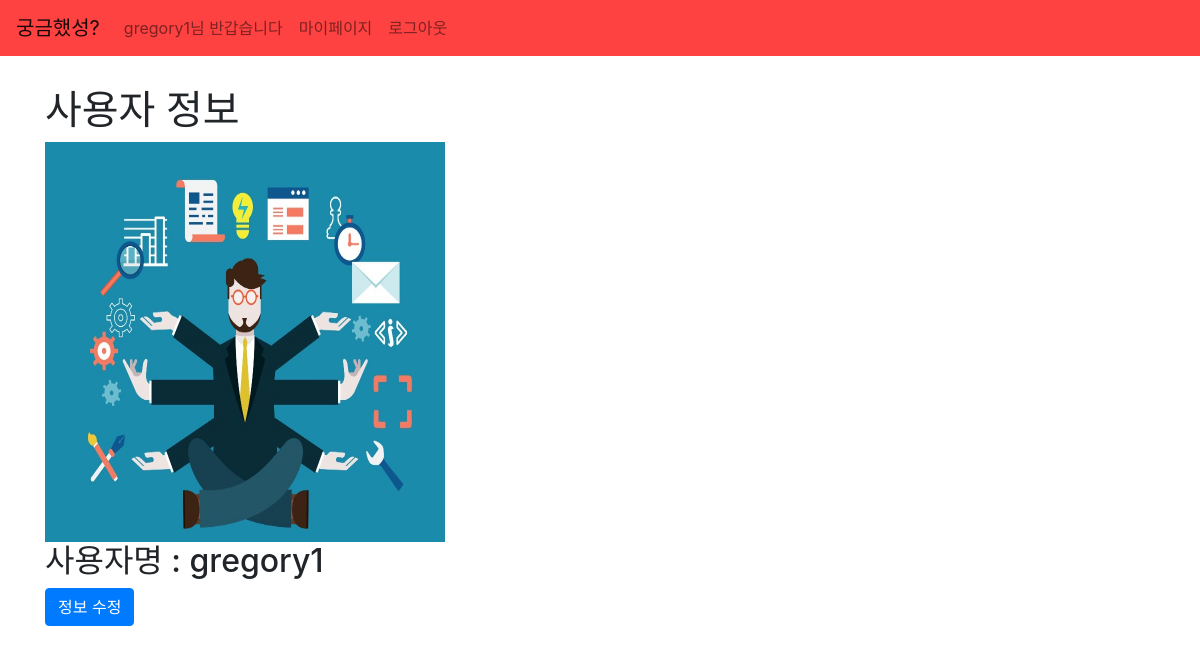
Page /users/1/ (signed in) on the committed database.
### users/models.py (models this page shows)
class User(AbstractUser, TimeStampedModel):
    image = models.ImageField(_("프로필사진"), upload_to="image/", null=True, blank=True)
    followings = models.ManyToManyField("self", related_name='followers', symmetrical=False)
    class Meta:
        verbose_name = '사용자'
        verbose_name_plural = "사용자"

### users/views.py (the view)
# urls.py: path('<int:id>/', profile, name="profile"),
def profile(request, id):
    user = get_object_or_404(User, pk = id)
    context = {
        'user': user
    }
    return render(request, 'users/profile.html', context)

### users/templates/users/profile.html (shortened to what this page needs)
{% extends "base.html" %}
{% load static %}
{% block content %}
<div class="container" style="margin-top: 30px;">
  <h1>사용자 정보</h1>
  <div class="row">
    <div class="col-sm-12">
        {% if user.image %}
            <img src="{{ user.image.url }}" alt="" width="400" height="400">
        {% endif %}
        <h2>사용자명 : {{ user.username }}</h2>
    </div>
  </div>
{% if user == request.user %}
<div class="row">
  <div class="col-sm-12">
    <a class="btn btn-primary" href="{% url 'users:update' request.user.pk %}" role="button">정보 수정</a>
  </div>
</div>
{% endif %}
</div>
{% endblock content %}

### templates/navbar.html (shortened to what this page needs)
{% load static %}
<nav class="navbar navbar-expand-lg navbar-light" style="background-color: #FE4242;">
    <a class="navbar-brand white" href="{% url 'main' %}">궁금했성?</a>
    <div class="collapse navbar-collapse" id="navbarNavDropdown">
        <ul class="navbar-nav">
            {% if request.user.is_authenticated %}
                <li class="nav-item">
                    <a class="nav-link" href="#">{{ request.user }}님 반갑습니다</a>
                </li>
                <li>
                    <a href="{% url 'users:profile' user.pk %}" class="nav-link">마이페이지</a>
                </li>
                <li class="nav-item">
                    <a class="nav-link" href="{% url 'account_logout' %}">로그아웃</a>
                </li>
            {% endif %}
        </ul>
    </div>
</nav>

### rows in the picture
User: user "gregory1", image (picture), username "gregory1"
